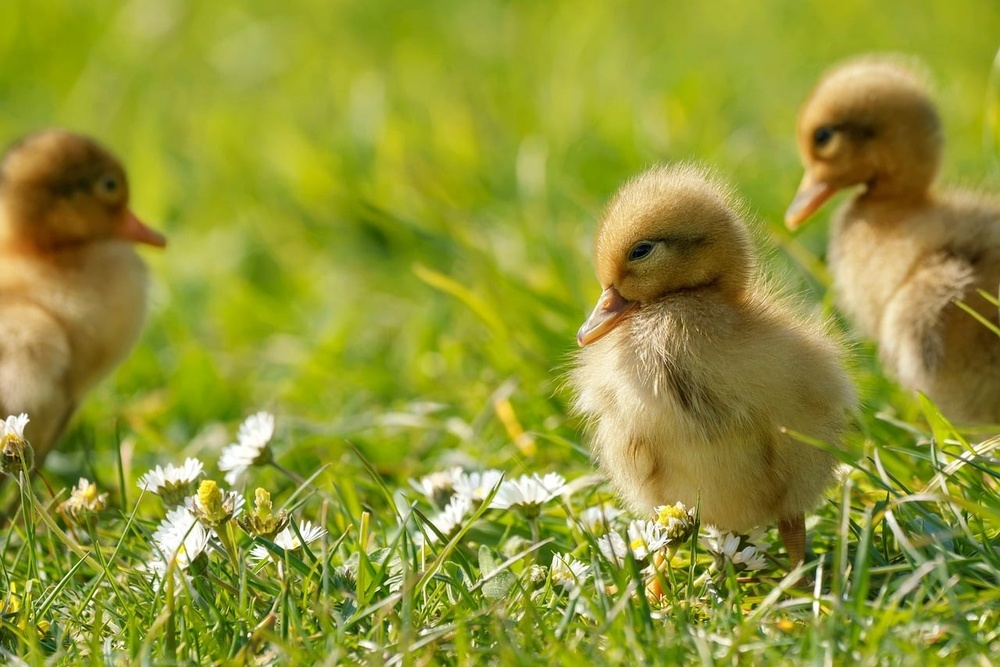
#> input picture images/pixabay/pixabay_animals_10380612_duckling-lawn-spring-nature-animal-photo.jpg, 1000 x 667 px, shrunk from 1280 x 854 before the run
$ python -i composition.py   (imports and definitions only)   (older library calls are emulated)
#> lines starting #> are read from the running program, lines starting #| are printed output that depends on the picture; after the words box and inside, x2 and y2 are one past the last pixel; in counts of white or black regions, pixels touching at a corner belong together
"""Composition metrics: subject placement, headroom, clipping, horizon and clutter."""

from __future__ import annotations

import math

import cv2
import numpy as np

from image_triage.core.models import Detection

THIRDS = ((1 / 3, 1 / 3), (2 / 3, 1 / 3), (1 / 3, 2 / 3), (2 / 3, 2 / 3))
COMPONENT_WEIGHTS = {
    "placement": 0.30,
    "subject_size": 0.15,
    "headroom": 0.10,
    "clipping": 0.20,
    "horizon": 0.15,
    "clutter": 0.10,
}


def _clamp(value: float) -> float:
    return float(min(1.0, max(0.0, value)))


def _saliency_centroid(gray: np.ndarray) -> tuple[float, float]:
    """Centroid of the strongest edges, a saliency proxy for images without detections."""
    blurred = cv2.GaussianBlur(gray, (5, 5), 0)
    gx = cv2.Sobel(blurred, cv2.CV_32F, 1, 0, ksize=3)
    gy = cv2.Sobel(blurred, cv2.CV_32F, 0, 1, ksize=3)
    energy = cv2.magnitude(gx, gy)
    total = float(energy.sum())
    if total <= 1e-6:
        return 0.5, 0.5
    threshold = float(np.percentile(energy, 90))
    mask = energy >= threshold
    if not mask.any():
        return 0.5, 0.5
    ys, xs = np.nonzero(mask)
    weights = energy[ys, xs]
    return float(np.average(xs, weights=weights)) / (energy.shape[1] - 1), float(
        np.average(ys, weights=weights)
    ) / (energy.shape[0] - 1)


def _placement_score(point: tuple[float, float]) -> float:
    distance = min(math.hypot(point[0] - x, point[1] - y) for x, y in THIRDS)
    return _clamp(1.0 - distance / 0.35)


# [23 lines left out: functions _headroom_score, _clipping_score, _subject_size_score, not called in this run]


def _horizon_score(gray: np.ndarray) -> float | None:
    """Level score from long near-horizontal Hough lines, or None when absent."""
    edges = cv2.Canny(gray, 50, 150)
    height, width = edges.shape
    lines = cv2.HoughLinesP(
        edges, 1, np.pi / 180, threshold=60, minLineLength=int(width * 0.25), maxLineGap=20
    )
    if lines is None:
        return None
    best: float | None = None
    for line in lines:
        x1, y1, x2, y2 = (int(value) for value in np.asarray(line).reshape(-1)[:4])
        angle = math.degrees(math.atan2(y2 - y1, x2 - x1))
        if angle > 90:
            angle -= 180
        if angle < -90:
            angle += 180
        if abs(angle) > 20:
            continue
        score = _clamp(1.0 - abs(angle) / 8.0)
        length = math.hypot(x2 - x1, y2 - y1)
        weighted = score * min(1.0, length / (width * 0.5))
        if best is None or weighted > best:
            best = weighted
    return best


def _clutter_score(gray: np.ndarray) -> float:
    edges = cv2.Canny(gray, 50, 150)
    density = float(np.count_nonzero(edges)) / max(1, edges.size)
    return _clamp(1.0 - density * 3.0)


def composition_score(
    gray: np.ndarray, detections: list[Detection] | None = None
) -> tuple[float, dict[str, float]]:
    """Return a 0..1 composition score and its component breakdown.

    Components are combined with fixed weights, renormalised when the horizon or a
    subject is absent. The result is deterministic for identical pixels and detections.
    """
    detections = detections or []
    components: dict[str, float] = {}

    subject = max(detections, key=lambda d: d.confidence, default=None)
    if subject is not None:
        box = subject.box
        point = ((box[0] + box[2]) / 2.0, (box[1] + box[3]) / 2.0)
        components["placement"] = _placement_score(point)
        components["headroom"] = _headroom_score(box)
        components["clipping"] = _clipping_score(box)
        components["subject_size"] = _subject_size_score(subject.area)
    else:
        components["placement"] = _placement_score(_saliency_centroid(gray))
        components["headroom"] = 0.6
        components["clipping"] = 1.0
        components["subject_size"] = 0.6

    horizon = _horizon_score(gray)
    if horizon is not None:
        components["horizon"] = horizon
    components["clutter"] = _clutter_score(gray)

    weight_sum = sum(COMPONENT_WEIGHTS[name] for name in components)
    total = sum(COMPONENT_WEIGHTS[name] * value for name, value in components.items())
    return _clamp(total / weight_sum), components

>>> import cv2
>>> picture = cv2.imread('../../../images/pixabay/pixabay_animals_10380612_duckling-lawn-spring-nature-animal-photo.jpg', cv2.IMREAD_GRAYSCALE)
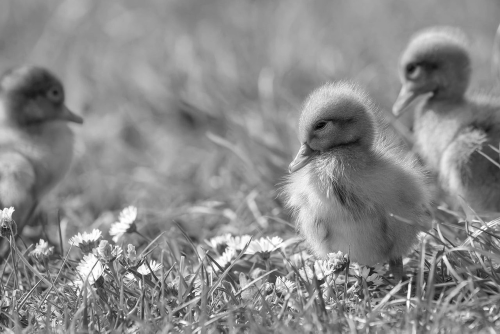
#> picture: shape (667, 1000) (shown at 1/2 size); min 0, max 255, mean 138.2
>>> result = composition_score(picture)
#> in _saliency_centroid, `gx = cv2.Sobel(blurred, cv2.CV_32F, 1, 0, ksize=3)`:
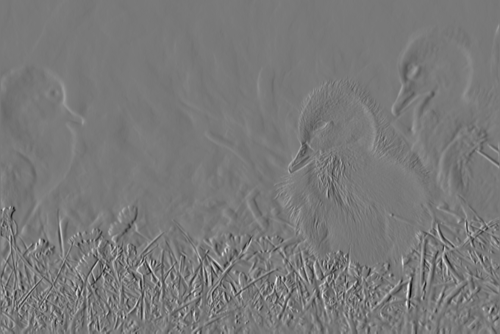
#> gx: shape (667, 1000) float32 (shown at 1/2 size); min -412, max 453, mean -0.2; drawn with min black and max white
#> in _saliency_centroid, `gy = cv2.Sobel(blurred, cv2.CV_32F, 0, 1, ksize=3)`:
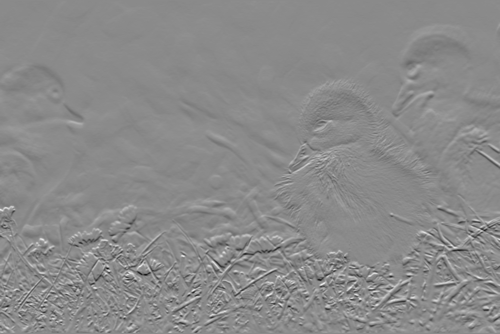
#> gy: shape (667, 1000) float32 (shown at 1/2 size); min -430, max 362, mean -0.1; drawn with min black and max white
#> in _saliency_centroid, `energy = cv2.magnitude(gx, gy)`:
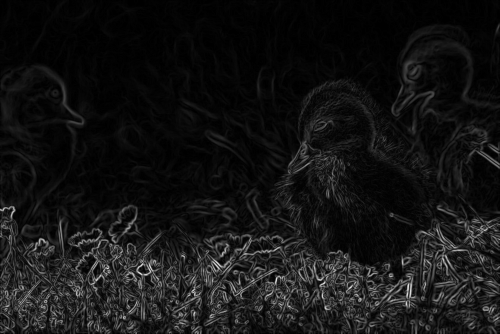
#> energy: shape (667, 1000) float32 (shown at 1/2 size); min 0, max 454.2, mean 36.3; drawn with min black and max white
#> in _saliency_centroid, `total = float(energy.sum())`: total = 24213968
#> in _saliency_centroid, `threshold = float(np.percentile(energy, 90))`: threshold = 96.77
#> in _saliency_centroid, `mask = energy >= threshold`:
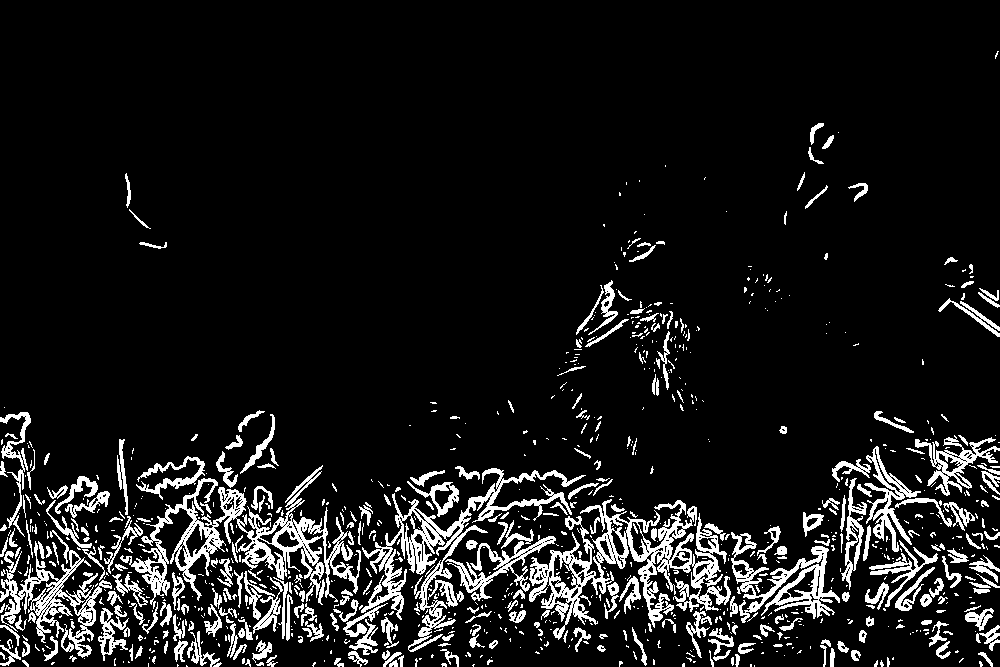
#> mask: shape (667, 1000) bool; 10% white; 973 white regions (659 under 20 px), largest, box (x1, y1, x2, y2) and area: (529, 499, 731, 640) 8087, (120, 465, 361, 609) 7376, (361, 468, 586, 652) 5853
#> in _placement_score, `distance = min(math.hypot(point[0] - x, point[1] - y) for x, y in THIR..`: distance = 0.217
#> in _horizon_score, `edges = cv2.Canny(gray, 50, 150)`:
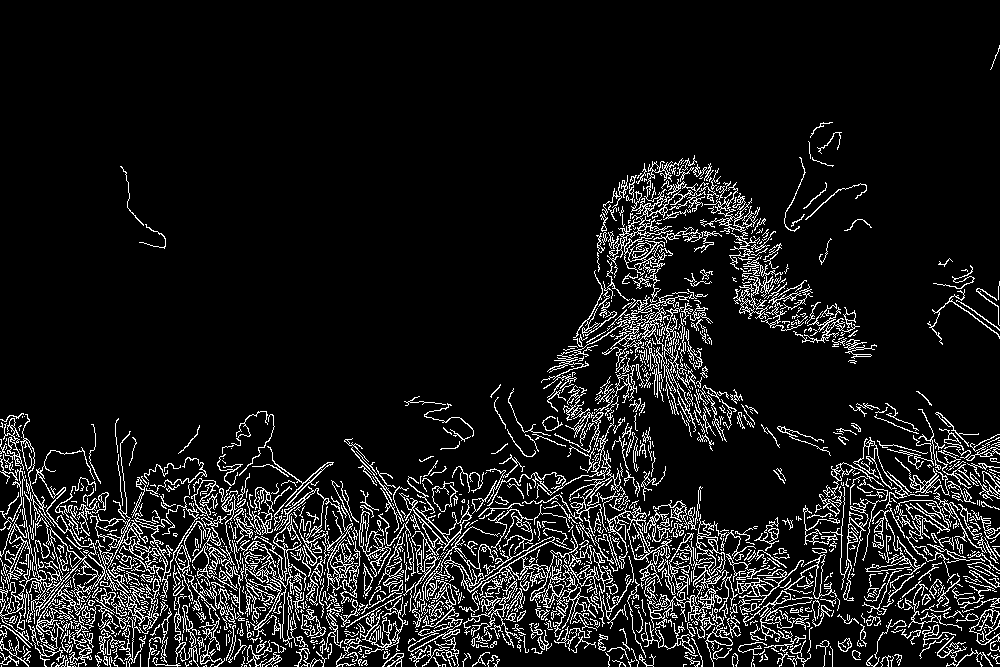
#> edges: shape (667, 1000); 9.8% white in thin lines or dots
#> in _horizon_score, `lines = cv2.HoughLinesP( edges, 1, np.pi / 180, threshold=60, minLineL..`: lines = 123 rows, first 6: [4, 548, 999, 583], [0, 623, 993, 588], [2, 620, 998, 585], [0, 591, 815, 577], [7, 540, 993, 574], [0, 630, 782, 602]
#> the loop in _horizon_score, `for line in lines:` made 123 passes
#> (x1, y1, x2, y2, angle, score, length, weighted) on passes 1, 3, 4, 9: (4, 548, 999, 583, 2.01, 0.748, 995.6, 0.748), (2, 620, 998, 585, -2.01, 0.748, 996.6, 0.748), (0, 591, 815, 577, -0.984, 0.877, 815.1, 0.877), (1, 645, 598, 645, 0, 1, 597, 1)
#> after the loop in _horizon_score, `for line in lines:`: best = 1
#> in _clutter_score, `density = float(np.count_nonzero(edges)) / max(1, edges.size)`: density = 0.0984
#> in composition_score, `weight_sum = sum(COMPONENT_WEIGHTS[name] for name in components)`: weight_sum = 1
#> in composition_score, `total = sum(COMPONENT_WEIGHTS[name] * value for name, value in compone..`: total = 0.684

$ run again, on images/pixabay/pixabay_animals_1883658_fox-animal-wildlife-red-fox-furry-omnivo.jpg
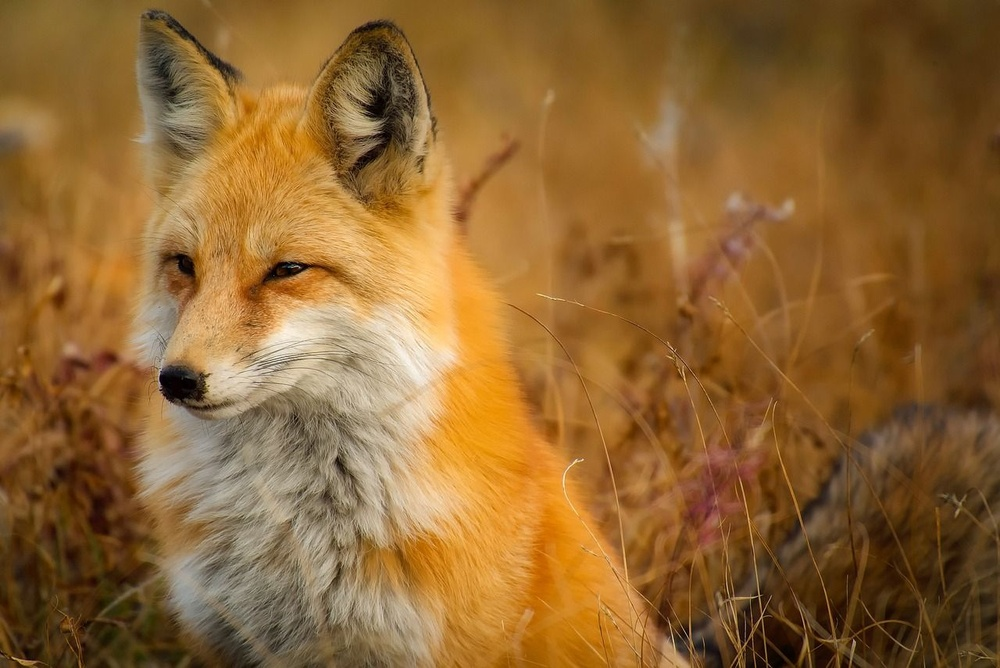
#> input picture images/pixabay/pixabay_animals_1883658_fox-animal-wildlife-red-fox-furry-omnivo.jpg, 1000 x 668 px, shrunk from 1280 x 855 before the run
#> in _saliency_centroid, `total = float(energy.sum())`: total = 14399583
#> threshold = 49.82
#> in _saliency_centroid, `mask = energy >= threshold`:
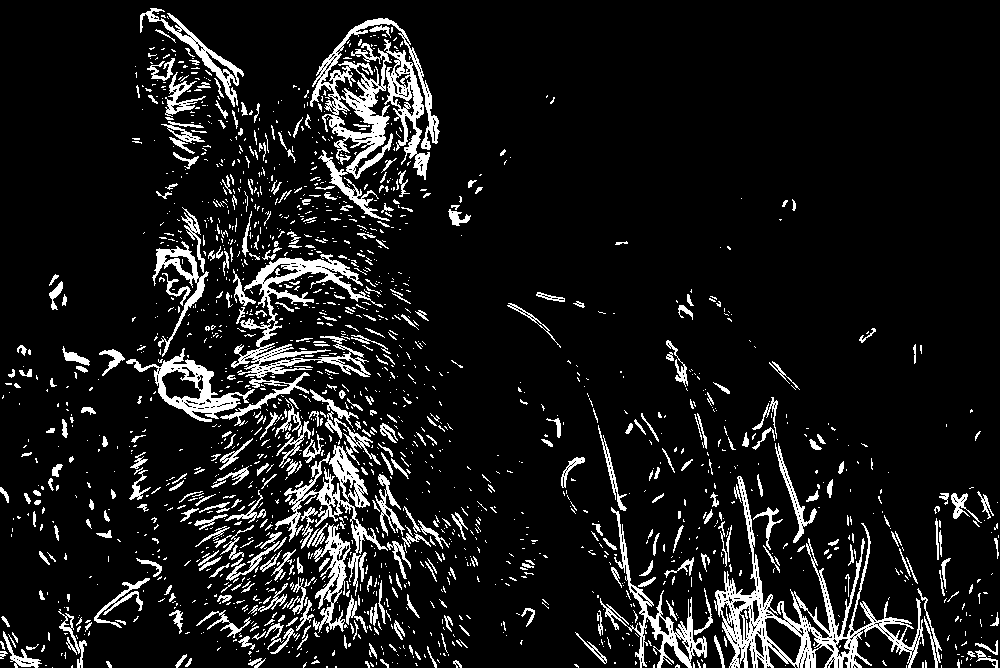
#> mask: shape (668, 1000) bool; 10% white; 1803 white regions (1404 under 20 px), largest, box (x1, y1, x2, y2) and area: (310, 18, 440, 221) 7727, (714, 476, 924, 668) 7205, (220, 254, 383, 426) 4991
#> distance = 0.102
#> in _horizon_score, `edges = cv2.Canny(gray, 50, 150)`:
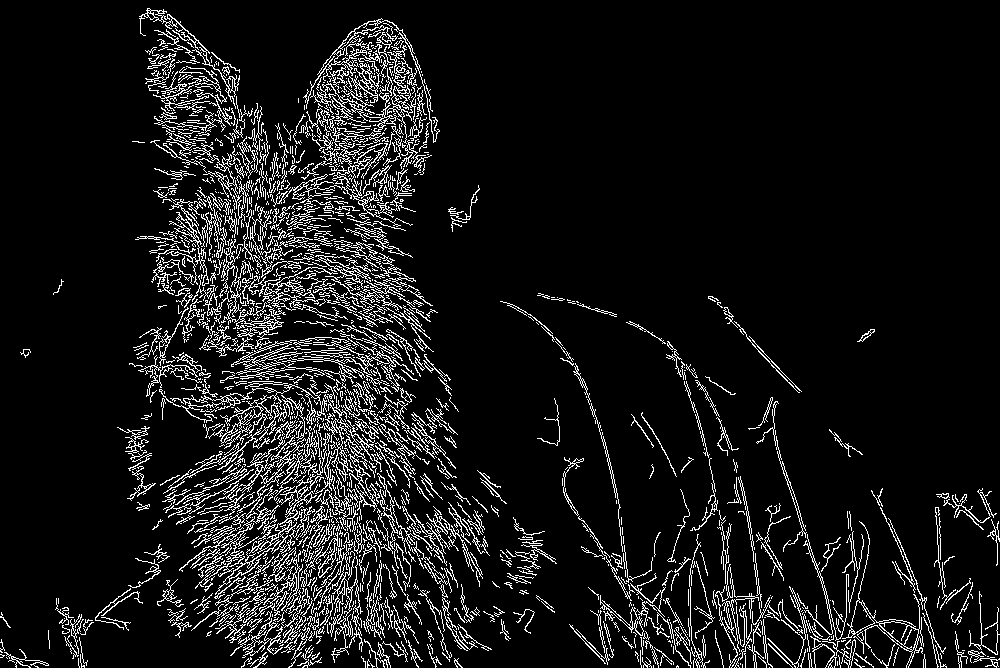
#> edges: shape (668, 1000); 8.9% white in thin lines or dots
#> lines = 160 rows, first 6: [336, 657, 402, 29], [202, 621, 348, 34], [261, 662, 386, 20], [151, 10, 388, 628], [341, 651, 414, 53], [293, 309, 352, 31]
#> the loop in _horizon_score, `for line in lines:` made 160 passes
#> (x1, y1, x2, y2, angle, score, length, weighted) on passes 16, 18, 89: (207, 616, 459, 625, 2.05, 0.744, 252.2, 0.375), (171, 625, 469, 635, 1.92, 0.76, 298.2, 0.453), (589, 647, 895, 658, 2.06, 0.743, 306.2, 0.455)
#> after the loop in _horizon_score, `for line in lines:`: best = 0.455
#> density = 0.0895
#> weight_sum = 1
#> in composition_score, `total = sum(COMPONENT_WEIGHTS[name] * value for name, value in compone..`: total = 0.704
